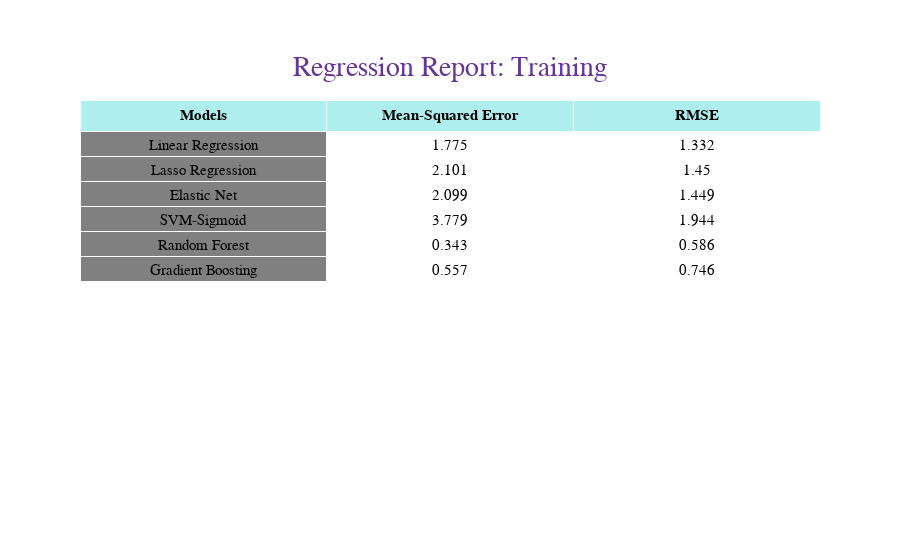
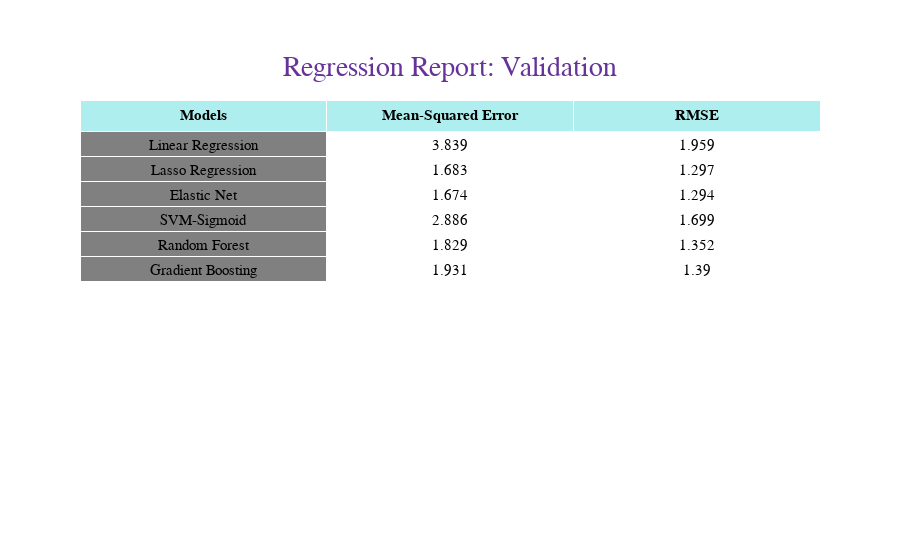

Notebook code for these charts, in order:
### Code cell
generate_regression_model_results(report_train, "Training")
generate_regression_model_results(report_val, "Validation")

### Figure 1 — Plotly figure (JSON) as saved in the notebook; plotly's stock layout.template omitted (floating-point values rounded to 4 significant figures)
{"data": [{"cells": {"align": "center", "fill": {"color": ["grey", "white"]}, "font": {"color": "black", "size": 15}, "height": 25, "values": [["Linear Regression", "Lasso Regression", "Elastic Net", "SVM-Sigmoid", "Random Forest", "Gradient Boosting"], [1.775, 2.101, 2.099, 3.779, 0.343, 0.557], [1.332, 1.45, 1.449, 1.944, 0.586, 0.746]]}, "header": {"align": "center", "fill": {"color": "paleturquoise"}, "font": {"color": "black", "size": 15}, "values": ["<b>Models</b>", "<b>Mean-Squared Error</b>", "<b>RMSE</b>"]}, "type": "table"}], "layout": {"font": {"color": "RebeccaPurple", "family": "Courier New, monospace", "size": 20}, "title": {"text": "Regression Report: Training", "x": 0.5, "xanchor": "center", "y": 0.9, "yanchor": "top"}}}

### Figure 2 — Plotly figure (JSON) as saved in the notebook; plotly's stock layout.template omitted (floating-point values rounded to 4 significant figures)
{"data": [{"cells": {"align": "center", "fill": {"color": ["grey", "white"]}, "font": {"color": "black", "size": 15}, "height": 25, "values": [["Linear Regression", "Lasso Regression", "Elastic Net", "SVM-Sigmoid", "Random Forest", "Gradient Boosting"], [3.839, 1.683, 1.674, 2.886, 1.829, 1.931], [1.959, 1.297, 1.294, 1.699, 1.352, 1.39]]}, "header": {"align": "center", "fill": {"color": "paleturquoise"}, "font": {"color": "black", "size": 15}, "values": ["<b>Models</b>", "<b>Mean-Squared Error</b>", "<b>RMSE</b>"]}, "type": "table"}], "layout": {"font": {"color": "RebeccaPurple", "family": "Courier New, monospace", "size": 20}, "title": {"text": "Regression Report: Validation", "x": 0.5, "xanchor": "center", "y": 0.9, "yanchor": "top"}}}
